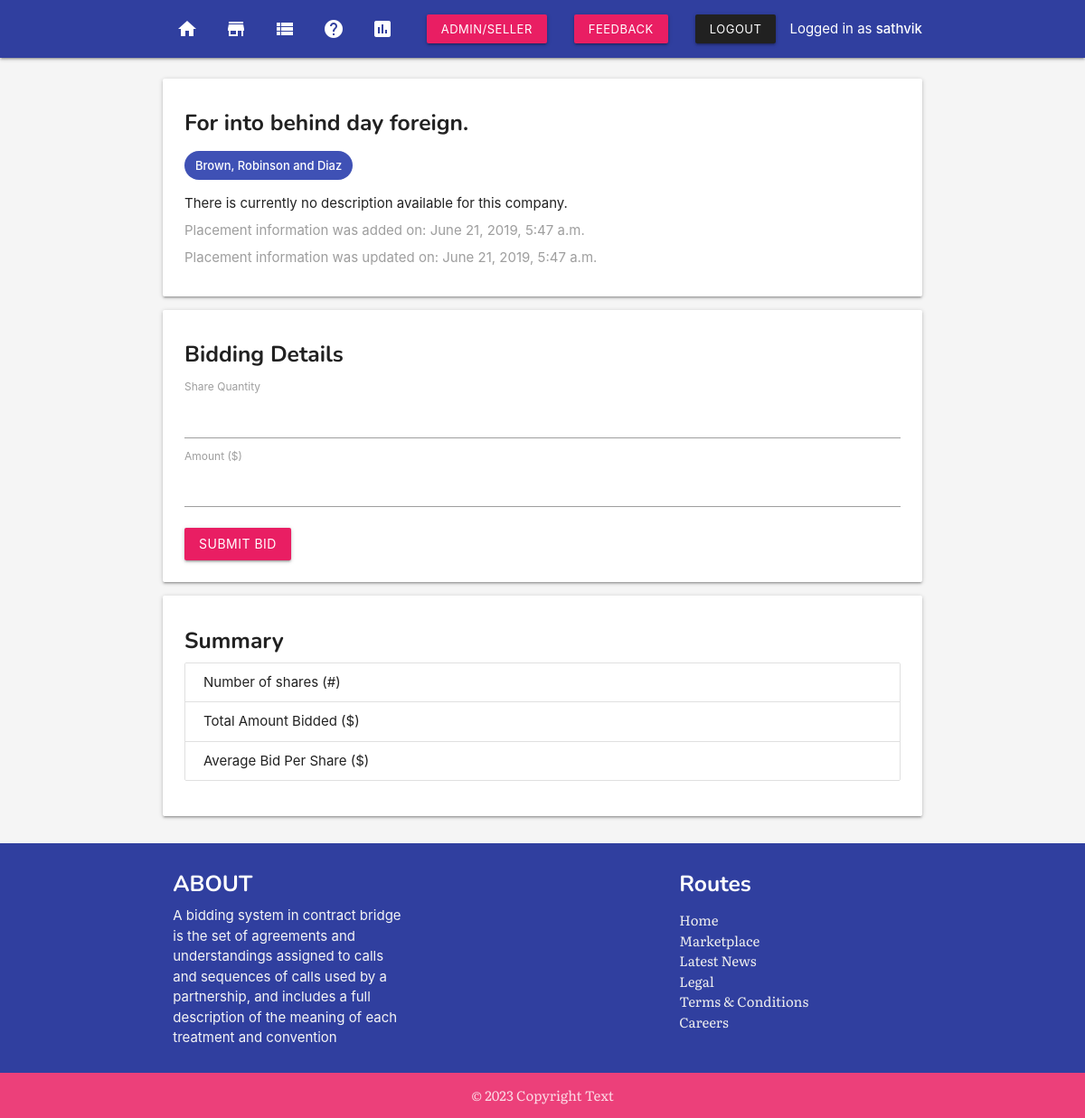
Page /marketplace/6e23bd0d-b0aa-4f15-8987-77ff9b22c4c1/ (signed in) on the committed database.
### app/models.py (models this page shows, shortened)
class Placement(models.Model):
    placement_title = models.CharField(max_length=255)
    placement_slug = models.SlugField()
    placement_company = models.ForeignKey(Company, on_delete=models.CASCADE)
    placement_created = models.DateTimeField(auto_now_add=True)
    placement_modified = models.DateTimeField(auto_now=True)

class Company(models.Model):
    company_name = models.CharField(max_length=255)
    company_address = models.CharField(max_length=255)
    company_description = models.TextField(default="There is currently no description available for this company.")
    company_created = models.DateTimeField(auto_now_add=True)
    company_modified = models.DateTimeField(auto_now=True)
    def __str__(self):
        return self.company_name

### app/views.py (the view, shortened to what this page needs)
# urls.py: path('marketplace/<placement_slug>/', views.placement_detail, name='placement-detail'),
@login_required
def placement_detail(request, placement_slug):
    placement = get_object_or_404(Placement, placement_slug=placement_slug)
    context = {'placement': placement}
    return render(request, 'placement_detail.html', context)

### templates/placement_detail.html (shortened to what this page needs)
{% extends 'base.html' %}
{% block content %}
{% include 'nav.html' %}
<section class="section">
    <section class="container">
            <div class="card">
                    <div class="card-content">
                        <h5>{{ placement.placement_title }}</h5>
                        <p class="chip indigo white-text">{{ placement.placement_company }}</p>
                        <p>{{placement.placement_company.company_description}}</p>
                        <p class="grey-text">Placement information was added on: {{ placement.placement_created }}</p>
                        <p class="grey-text">Placement information was updated on: {{ placement.placement_modified }}</p>
                    </div>
                </div>
       <div class="card">
           <div class="card-content">
               <form action="" method="POST" class="form">
               <h5>Bidding Details</h5>
               <label for="">
                   Share Quantity
               </label>
               <input name="quantity" required id="quantity" type="number" min=1>
               <label for="">
                   Amount ($)
               </label>
               <input name="amount" required id="amount" type="number" min=1>
               <button type="submit" style="margin-top: 1rem;" class="btn pink waves-effect waves-light">Submit Bid</button>
            </form>
           </div>
       </div>
       <div class="card">
            <div class="card-content">
                <h5>Summary</h5>
                <ul class="collection">
                    <li class="collection-item">Number of shares (#)
                    </li>
                    <li class="collection-item">Total Amount Bidded ($)
                    </li>
                    <li class="collection-item">Average Bid Per Share ($)
                    </li>
                </ul>
            </div>
        </div>
    </section>
</section>
{% include 'footer.html' %}
{% endblock content %}

### templates/nav.html (shortened to what this page needs)
<nav>
<div class="nav-wrapper indigo darken-2">
    <div class="container">
    <ul class="left hide-on-med-and-down">
            <li><a href="{% url 'app:home' %}"><i class="material-icons">home</i></a></li>
        <li><a href="{% url 'app:placements' %}"><i class="material-icons">store</i></a></li>
        <li><a href="{% url 'app:bid-summary' %}"><i class="material-icons">view_list</i></a></li>
        <li><a href="{% url 'app:about' %}"><i class="material-icons">help</i></a></li>
        <li><a href="{% url 'app:dashboard' %}"><i class="material-icons">insert_chart</i></a></li>
    </ul>
    <ul class="right hide-on-med-and-down">
            {% if user.is_authenticated %}
        <li><a class="btn-small waves-effect waves-light pink" href="{% url 'app:addmin' %}">Admin/Seller</a></li>
        <li><a class="btn-small waves-effect waves-light pink" href="{% url 'app:emailing' %}">Feedback</a></li>
            <li><a class="btn-small waves-effect waves-light grey darken-4" href="{% url 'app:logout' %}">Logout</a></li>
            <li>Logged in as <strong>{{ user.username }}</strong></li>
        {% endif %}
    </ul>
</div>
</div>
</nav>

### templates/base.html (style rules this page uses)
p { margin-top: 0.5rem !important; margin-bottom: 0.5rem!important; }
h1, h2, h3, h4, h5, h6 { margin-top: .5em !important; font-family: 'Nunito', sans-serif; font-weight: bold; }
body { display: flex; min-height: 100vh; flex-direction: column; }

### rows in the picture
Placement: placement_title "For into behind day foreign.", placement_company "Brown, Robinson and Diaz", placement_company.company_description "There is currently no description available for this company.", placement_created "June 21, 2019, 5:47 a.m.", placement_modified "June 21, 2019, 5:47 a.m."

### other values in the picture
{{ user.username }} "sathvik"
